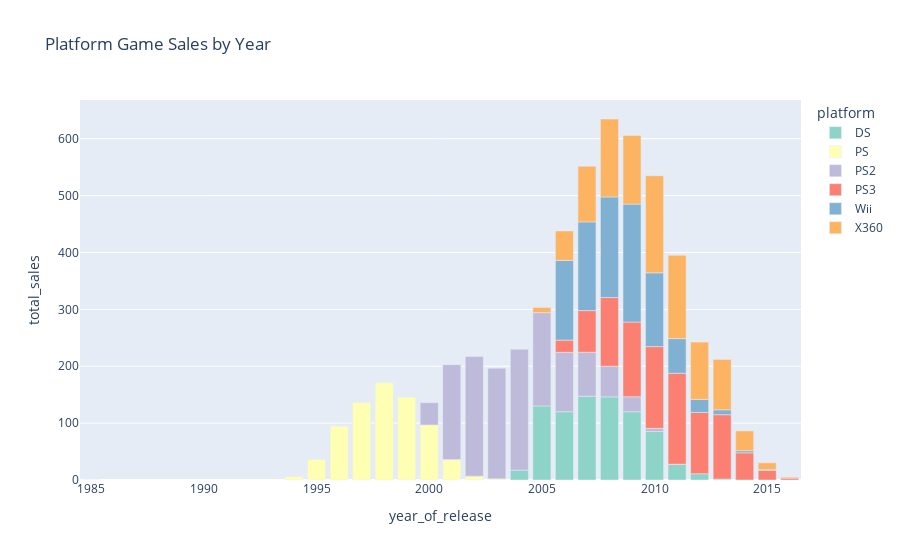

Here is the notebook cell this chart was saved with:
### Code cell
px.bar(grouped_top_sales,x="year_of_release", y="total_sales", color="platform", color_discrete_sequence=px.colors.qualitative.Set3, title='Platform Game Sales by Year')
# px.line(grouped_top_sales,x="year_of_release", y="total_sales", color="platform", color_discrete_sequence=px.colors.qualitative.Set3)

### Figure 1 — Plotly figure (JSON) as saved in the notebook; plotly's stock layout.template omitted (floating-point values rounded to 4 significant figures)
{"data": [{"alignmentgroup": "True", "hovertemplate": "platform=DS<br>year_of_release=%{x}<br>total_sales=%{y}<extra></extra>", "legendgroup": "DS", "marker": {"color": "rgb(141,211,199)", "pattern": {"shape": ""}}, "name": "DS", "offsetgroup": "DS", "orientation": "v", "showlegend": true, "textposition": "auto", "type": "bar", "x": [1985, 2004, 2005, 2006, 2007, 2008, 2009, 2010, 2011, 2012, 2013], "xaxis": "x", "y": [0.02, 17.27, 130.2, 120.0, 147.3, 146.1, 120.0, 85.16, 27.32, 11.07, 1.58], "yaxis": "y"}, {"alignmentgroup": "True", "hovertemplate": "platform=PS<br>year_of_release=%{x}<br>total_sales=%{y}<extra></extra>", "legendgroup": "PS", "marker": {"color": "rgb(255,255,179)", "pattern": {"shape": ""}}, "name": "PS", "offsetgroup": "PS", "orientation": "v", "showlegend": true, "textposition": "auto", "type": "bar", "x": [1994, 1995, 1996, 1997, 1998, 1999, 2000, 2001, 2002, 2003], "xaxis": "x", "y": [6.03, 35.96, 94.7, 136.2, 171.0, 145.6, 96.76, 35.93, 6.67, 2.07], "yaxis": "y"}, {"alignmentgroup": "True", "hovertemplate": "platform=PS2<br>year_of_release=%{x}<br>total_sales=%{y}<extra></extra>", "legendgroup": "PS2", "marker": {"color": "rgb(190,186,218)", "pattern": {"shape": ""}}, "name": "PS2", "offsetgroup": "PS2", "orientation": "v", "showlegend": true, "textposition": "auto", "type": "bar", "x": [2000, 2001, 2002, 2003, 2004, 2005, 2006, 2007, 2008, 2009, 2010, 2011, 2014], "xaxis": "x", "y": [39.17, 166.8, 210.7, 194.5, 212.4, 164.1, 104.5, 77.28, 53.9, 26.4, 5.64, 0.45, 0.03], "yaxis": "y"}, {"alignmentgroup": "True", "hovertemplate": "platform=PS3<br>year_of_release=%{x}<br>total_sales=%{y}<extra></extra>", "legendgroup": "PS3", "marker": {"color": "rgb(251,128,114)", "pattern": {"shape": ""}}, "name": "PS3", "offsetgroup": "PS3", "orientation": "v", "showlegend": true, "textposition": "auto", "type": "bar", "x": [2006, 2007, 2008, 2009, 2010, 2011, 2012, 2013, 2014, 2015, 2016], "xaxis": "x", "y": [21.44, 73.25, 120.8, 131.3, 143.7, 159.9, 107.6, 113.2, 47.76, 17.01, 3.6], "yaxis": "y"}, {"alignmentgroup": "True", "hovertemplate": "platform=Wii<br>year_of_release=%{x}<br>total_sales=%{y}<extra></extra>", "legendgroup": "Wii", "marker": {"color": "rgb(128,177,211)", "pattern": {"shape": ""}}, "name": "Wii", "offsetgroup": "Wii", "orientation": "v", "showlegend": true, "textposition": "auto", "type": "bar", "x": [2006, 2007, 2008, 2009, 2010, 2011, 2012, 2013, 2014, 2015, 2016], "xaxis": "x", "y": [140.1, 156.0, 176.9, 207.4, 129.7, 60.92, 22.96, 8.59, 3.75, 1.14, 0.18], "yaxis": "y"}, {"alignmentgroup": "True", "hovertemplate": "platform=X360<br>year_of_release=%{x}<br>total_sales=%{y}<extra></extra>", "legendgroup": "X360", "marker": {"color": "rgb(253,180,98)", "pattern": {"shape": ""}}, "name": "X360", "offsetgroup": "X360", "orientation": "v", "showlegend": true, "textposition": "auto", "type": "bar", "x": [2005, 2006, 2007, 2008, 2009, 2010, 2011, 2012, 2013, 2014, 2015, 2016], "xaxis": "x", "y": [9.1, 51.8, 97.88, 137, 120.8, 170.6, 146.5, 100.8, 88.58, 34.75, 12.08, 1.52], "yaxis": "y"}], "layout": {"barmode": "relative", "legend": {"title": {"text": "platform"}, "tracegroupgap": 0}, "title": {"text": "Platform Game Sales by Year"}, "xaxis": {"anchor": "y", "domain": [0, 1], "title": {"text": "year_of_release"}}, "yaxis": {"anchor": "x", "domain": [0, 1], "title": {"text": "total_sales"}}}}
